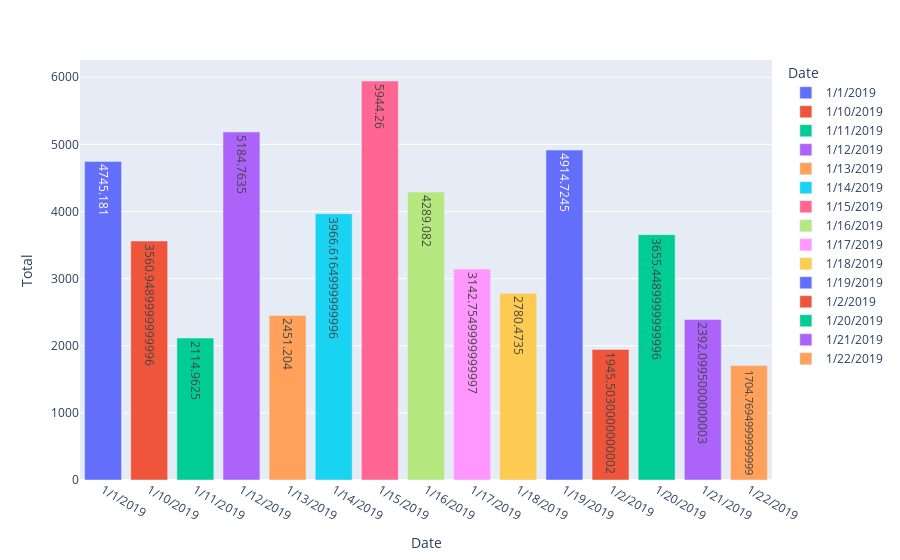

Notebook code for this chart:
### Code cell
#plt.figure(figsize=(12,8))
px.bar(d,x="Date",y="Total",text="Total",color="Date")

### Figure 1 — Plotly figure (JSON) as saved in the notebook; plotly's stock layout.template omitted (floating-point values rounded to 4 significant figures)
{"data": [{"alignmentgroup": "True", "hovertemplate": "Date=%{x}<br>Total=%{text}<extra></extra>", "legendgroup": "1/1/2019", "marker": {"color": "#636efa", "pattern": {"shape": ""}}, "name": "1/1/2019", "offsetgroup": "1/1/2019", "orientation": "v", "showlegend": true, "text": [4745.0], "textposition": "auto", "type": "bar", "x": ["1/1/2019"], "xaxis": "x", "y": [4745.0], "yaxis": "y"}, {"alignmentgroup": "True", "hovertemplate": "Date=%{x}<br>Total=%{text}<extra></extra>", "legendgroup": "1/10/2019", "marker": {"color": "#EF553B", "pattern": {"shape": ""}}, "name": "1/10/2019", "offsetgroup": "1/10/2019", "orientation": "v", "showlegend": true, "text": [3561.0], "textposition": "auto", "type": "bar", "x": ["1/10/2019"], "xaxis": "x", "y": [3561.0], "yaxis": "y"}, {"alignmentgroup": "True", "hovertemplate": "Date=%{x}<br>Total=%{text}<extra></extra>", "legendgroup": "1/11/2019", "marker": {"color": "#00cc96", "pattern": {"shape": ""}}, "name": "1/11/2019", "offsetgroup": "1/11/2019", "orientation": "v", "showlegend": true, "text": [2115.0], "textposition": "auto", "type": "bar", "x": ["1/11/2019"], "xaxis": "x", "y": [2115.0], "yaxis": "y"}, {"alignmentgroup": "True", "hovertemplate": "Date=%{x}<br>Total=%{text}<extra></extra>", "legendgroup": "1/12/2019", "marker": {"color": "#ab63fa", "pattern": {"shape": ""}}, "name": "1/12/2019", "offsetgroup": "1/12/2019", "orientation": "v", "showlegend": true, "text": [5185.0], "textposition": "auto", "type": "bar", "x": ["1/12/2019"], "xaxis": "x", "y": [5185.0], "yaxis": "y"}, {"alignmentgroup": "True", "hovertemplate": "Date=%{x}<br>Total=%{text}<extra></extra>", "legendgroup": "1/13/2019", "marker": {"color": "#FFA15A", "pattern": {"shape": ""}}, "name": "1/13/2019", "offsetgroup": "1/13/2019", "orientation": "v", "showlegend": true, "text": [2451.0], "textposition": "auto", "type": "bar", "x": ["1/13/2019"], "xaxis": "x", "y": [2451.0], "yaxis": "y"}, {"alignmentgroup": "True", "hovertemplate": "Date=%{x}<br>Total=%{text}<extra></extra>", "legendgroup": "1/14/2019", "marker": {"color": "#19d3f3", "pattern": {"shape": ""}}, "name": "1/14/2019", "offsetgroup": "1/14/2019", "orientation": "v", "showlegend": true, "text": [3967.0], "textposition": "auto", "type": "bar", "x": ["1/14/2019"], "xaxis": "x", "y": [3967.0], "yaxis": "y"}, {"alignmentgroup": "True", "hovertemplate": "Date=%{x}<br>Total=%{text}<extra></extra>", "legendgroup": "1/15/2019", "marker": {"color": "#FF6692", "pattern": {"shape": ""}}, "name": "1/15/2019", "offsetgroup": "1/15/2019", "orientation": "v", "showlegend": true, "text": [5944.0], "textposition": "auto", "type": "bar", "x": ["1/15/2019"], "xaxis": "x", "y": [5944.0], "yaxis": "y"}, {"alignmentgroup": "True", "hovertemplate": "Date=%{x}<br>Total=%{text}<extra></extra>", "legendgroup": "1/16/2019", "marker": {"color": "#B6E880", "pattern": {"shape": ""}}, "name": "1/16/2019", "offsetgroup": "1/16/2019", "orientation": "v", "showlegend": true, "text": [4289.0], "textposition": "auto", "type": "bar", "x": ["1/16/2019"], "xaxis": "x", "y": [4289.0], "yaxis": "y"}, {"alignmentgroup": "True", "hovertemplate": "Date=%{x}<br>Total=%{text}<extra></extra>", "legendgroup": "1/17/2019", "marker": {"color": "#FF97FF", "pattern": {"shape": ""}}, "name": "1/17/2019", "offsetgroup": "1/17/2019", "orientation": "v", "showlegend": true, "text": [3143.0], "textposition": "auto", "type": "bar", "x": ["1/17/2019"], "xaxis": "x", "y": [3143.0], "yaxis": "y"}, {"alignmentgroup": "True", "hovertemplate": "Date=%{x}<br>Total=%{text}<extra></extra>", "legendgroup": "1/18/2019", "marker": {"color": "#FECB52", "pattern": {"shape": ""}}, "name": "1/18/2019", "offsetgroup": "1/18/2019", "orientation": "v", "showlegend": true, "text": [2780.0], "textposition": "auto", "type": "bar", "x": ["1/18/2019"], "xaxis": "x", "y": [2780.0], "yaxis": "y"}, {"alignmentgroup": "True", "hovertemplate": "Date=%{x}<br>Total=%{text}<extra></extra>", "legendgroup": "1/19/2019", "marker": {"color": "#636efa", "pattern": {"shape": ""}}, "name": "1/19/2019", "offsetgroup": "1/19/2019", "orientation": "v", "showlegend": true, "text": [4915.0], "textposition": "auto", "type": "bar", "x": ["1/19/2019"], "xaxis": "x", "y": [4915.0], "yaxis": "y"}, {"alignmentgroup": "True", "hovertemplate": "Date=%{x}<br>Total=%{text}<extra></extra>", "legendgroup": "1/2/2019", "marker": {"color": "#EF553B", "pattern": {"shape": ""}}, "name": "1/2/2019", "offsetgroup": "1/2/2019", "orientation": "v", "showlegend": true, "text": [1946.0], "textposition": "auto", "type": "bar", "x": ["1/2/2019"], "xaxis": "x", "y": [1946.0], "yaxis": "y"}, {"alignmentgroup": "True", "hovertemplate": "Date=%{x}<br>Total=%{text}<extra></extra>", "legendgroup": "1/20/2019", "marker": {"color": "#00cc96", "pattern": {"shape": ""}}, "name": "1/20/2019", "offsetgroup": "1/20/2019", "orientation": "v", "showlegend": true, "text": [3655.0], "textposition": "auto", "type": "bar", "x": ["1/20/2019"], "xaxis": "x", "y": [3655.0], "yaxis": "y"}, {"alignmentgroup": "True", "hovertemplate": "Date=%{x}<br>Total=%{text}<extra></extra>", "legendgroup": "1/21/2019", "marker": {"color": "#ab63fa", "pattern": {"shape": ""}}, "name": "1/21/2019", "offsetgroup": "1/21/2019", "orientation": "v", "showlegend": true, "text": [2392.0], "textposition": "auto", "type": "bar", "x": ["1/21/2019"], "xaxis": "x", "y": [2392.0], "yaxis": "y"}, {"alignmentgroup": "True", "hovertemplate": "Date=%{x}<br>Total=%{text}<extra></extra>", "legendgroup": "1/22/2019", "marker": {"color": "#FFA15A", "pattern": {"shape": ""}}, "name": "1/22/2019", "offsetgroup": "1/22/2019", "orientation": "v", "showlegend": true, "text": [1705.0], "textposition": "auto", "type": "bar", "x": ["1/22/2019"], "xaxis": "x", "y": [1705.0], "yaxis": "y"}], "layout": {"barmode": "relative", "legend": {"title": {"text": "Date"}, "tracegroupgap": 0}, "margin": {"t": 60}, "xaxis": {"anchor": "y", "categoryarray": ["1/1/2019", "1/10/2019", "1/11/2019", "1/12/2019", "1/13/2019", "1/14/2019", "1/15/2019", "1/16/2019", "1/17/2019", "1/18/2019", "1/19/2019", "1/2/2019", "1/20/2019", "1/21/2019", "1/22/2019"], "categoryorder": "array", "domain": [0, 1], "title": {"text": "Date"}}, "yaxis": {"anchor": "x", "domain": [0, 1], "title": {"text": "Total"}}}}
